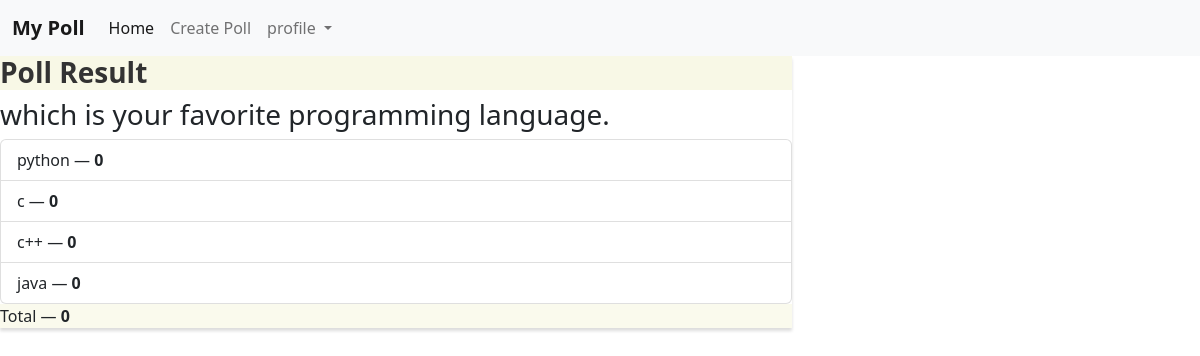
/result/1/ (signed in), run on an earlier commit of the app's database.
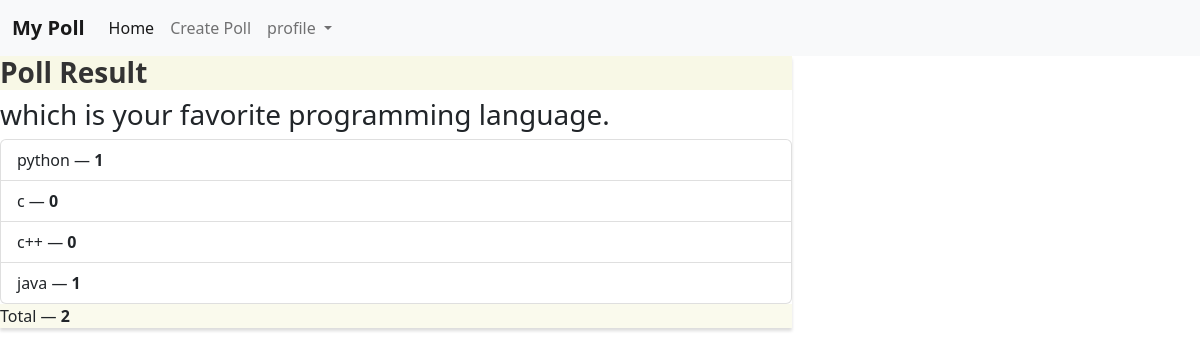
And on a later commit of the database.
### poll/models.py (models this page shows, shortened)
class Poll(models.Model):
    question = models.TextField()
    option_one = models.CharField(max_length=30)
    option_two = models.CharField(max_length=30)
    option_three = models.CharField(max_length=30)
    option_four = models.CharField(max_length=30)
    option_one_count = models.IntegerField(default=0)
    option_two_count = models.IntegerField(default=0)
    option_three_count = models.IntegerField(default=0)
    option_four_count = models.IntegerField(default=0)
    def total(self):
        return self.option_one_count + self.option_two_count + self.option_three_count + self.option_four_count

### poll/views.py (the view)
# urls.py: path('result/<slug:poll_id>/', views.result,name='result'),
@login_required(login_url='login')
def result(request,poll_id):
    poll = Poll.objects.get(pk = poll_id)
    context = {
        'poll' : poll
    }
    return render(request,'result.html',context)

### poll/templates/result.html
{% extends 'base.html' %}\
{% block content %}
    <div class="row">
        <div class="col-lg-8 col-lg-offset-2">
            <div class="panel panel-default">
                <div class="panel-heading">
                    <h3 class="panel-title">Poll Result</h3>
                </div>
                <div class="panel-body">
                    <h3>{{ poll.question }}</h3>
                </div>
                <ul class="list-group">
                    <li class="list-group-item">
                        {{ poll.option_one }} &mdash; <strong>{{ poll.option_one_count }}</strong>
                    </li>
                    <li class="list-group-item">
                        {{ poll.option_two }} &mdash; <strong>{{ poll.option_two_count }}</strong>
                    </li>
                    <li class="list-group-item">
                        {{ poll.option_three }} &mdash; <strong>{{ poll.option_three_count }}</strong>
                    </li>
                    <li class="list-group-item">
                        {{ poll.option_four }} &mdash; <strong>{{ poll.option_four_count }}</strong>
                    </li>
                </ul>
                <div class="panel-footer">
                    Total &mdash; <strong>{{ poll.total }}</strong>
                </div>
            </div>
        </div>
    </div>
{% endblock  %}

What changed in the data, as far as the page shows it:
changed Poll "which is your favorite programming language.": option_one_count "0" → "1"; option_four_count "0" → "1"; total "0" → "2"
